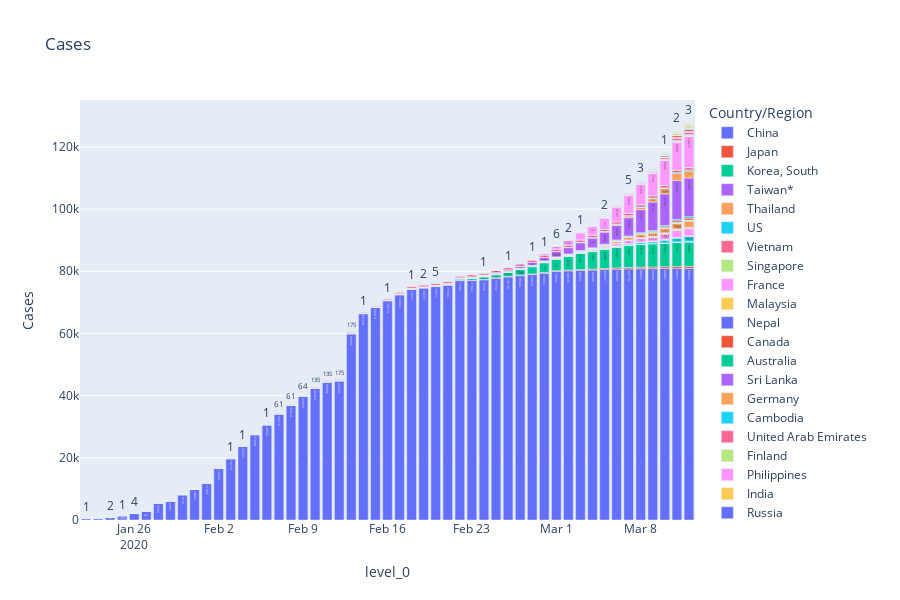

Here is the notebook cell this chart was saved with:
### Markdown cell above
## Stacked barcharts comparing Total and Current Cases, and Deaths and Recoveries day-by-day by country

### Code cell
def plotly_bar(df,case_type):
    fig = px.bar(df, x="level_0", y=case_type, color='Country/Region', text = case_type, orientation='v', height=600,
             title=case_type)
    fig.show()
    
casetypes= ['Cases','Deaths','Recovered','Current Cases']

for i in casetypes:
    plotly_bar(df_countrydate,i)
